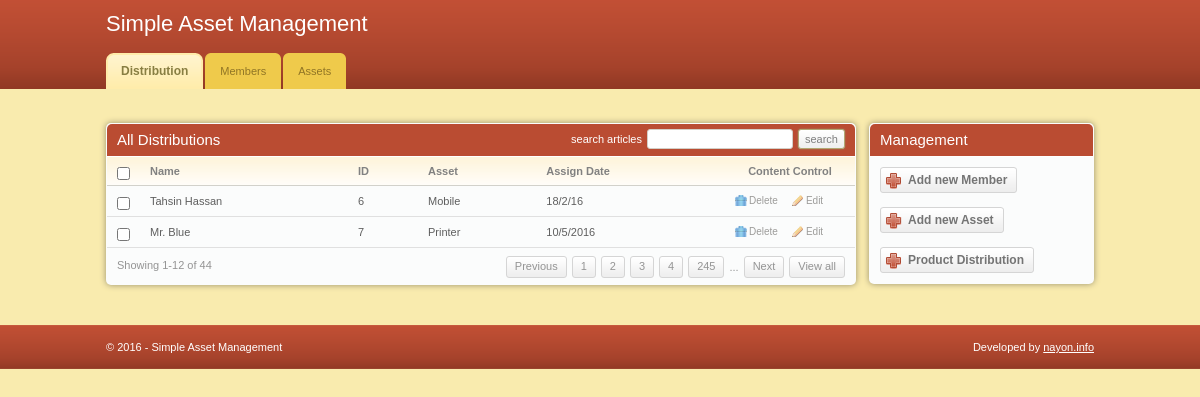
Before: / with the older database file.
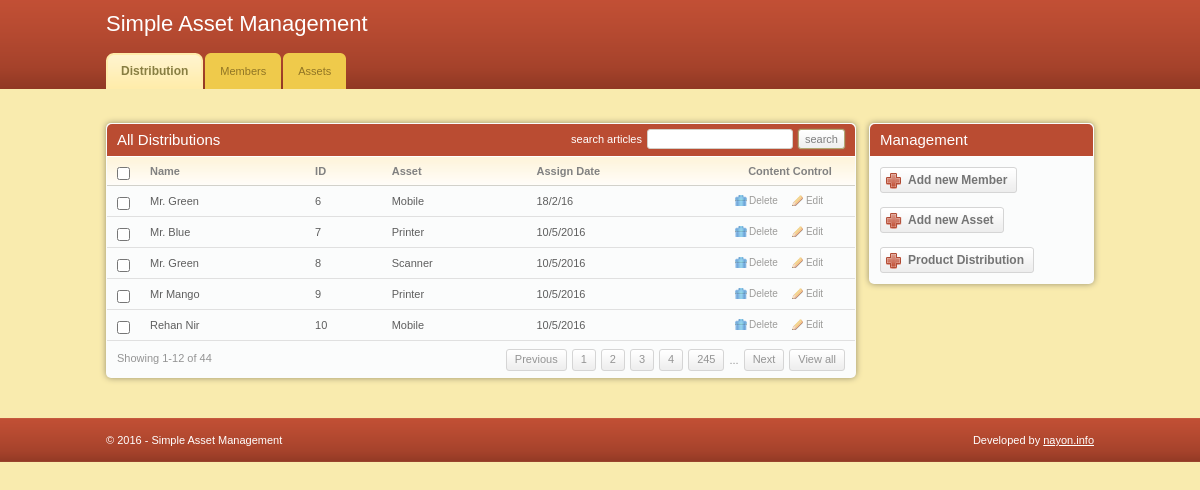
After: the same page with the newer database file.
### assetapp/models.py (models this page shows, shortened)
class Distribution(models.Model):
    member = models.ForeignKey(Member)
    asset = models.ForeignKey(Asset)
    assignment_date = models.CharField(max_length=30)

class Member(models.Model):
    name = models.CharField(max_length=50)
    email = models.EmailField(unique=True)
    phone = models.CharField(max_length=50)
    designation = models.CharField(max_length=50)
    def __str__(self):
        return self.name

class Asset(models.Model):
    name = models.CharField(max_length=50)
    assettype = models.CharField(max_length=50)
    price = models.CharField(max_length=50)
    date = models.CharField(max_length=10)
    def __str__(self):
        return self.name

### assetapp/views.py (the view)
# urls.py: url(r'^$', views.index, name='index'),
def index(request):
    queryset = Distribution.objects.all()
    context = {
        "object_list": queryset
    }
    return render(request, 'assetapp/show_distribution.html', context)

### assetapp/templates/assetapp/show_distribution.html (shortened to what this page needs)
{% extends 'base.html' %}
{% block content %}
<div class="box">
    <div class="box-head">
        <h2 class="left">All Distributions</h2>
        <div class="right">
            <label>search articles</label>
            <input type="text" class="field small-field" />
            <input type="submit" class="button" value="search" />
        </div>
    </div>
    <div class="table">
        <table width="100%" border="0" cellspacing="0" cellpadding="0">
            <tr>
                <th width="13"><input type="checkbox" class="checkbox" /></th>
                <th>Name</th>
                <th>ID</th>
                <th>Asset</th>
                <th>Assign Date</th>
                <th width="110" class="ac">Content Control</th>
            </tr>
             {% for obj in object_list %}
            <tr>
                <td><input type="checkbox" class="checkbox" /></td>
                <td>{{ obj.member }}</td>
                <td>{{ obj.id }}</td>
                <td>{{ obj.asset }}</td>
                <td>{{ obj.assignment_date }}</td>
                <td><a href='{% url "distributiondelete" obj.id %}' class="ico del">Delete</a><a href='{% url "distributionupdate" obj.id %}' class="ico edit">Edit</a></td>
            </tr>
            {% endfor %}
        </table>
        <div class="pagging">
            <div class="left">Showing 1-12 of 44</div>
            <div class="right">
                <a href="#">Previous</a>
                <a href="#">1</a>
                <a href="#">2</a>
                <a href="#">3</a>
                <a href="#">4</a>
                <a href="#">245</a>
                <span>...</span>
                <a href="#">Next</a>
                <a href="#">View all</a>
            </div>
        </div>
    </div>
</div>
{% endblock content %}

### templates/base.html (shortened to what this page needs)
{% load staticfiles %}
<!DOCTYPE html PUBLIC "-//W3C//DTD XHTML 1.0 Transitional//EN" "http://www.w3.org/TR/xhtml1/DTD/xhtml1-transitional.dtd">
<html xmlns="http://www.w3.org/1999/xhtml">
<head>
	<link rel="stylesheet" href="{% static 'assetapp/css/style.css' %}" type="text/css" media="all" />
</head>
<body>
<div id="header">
	<div class="shell">
		<div id="top">
			<h1><a href="#">Simple Asset Management</a></h1>
		</div>
		<div id="navigation">
			<ul>
                <li><a href="{% url 'show_distribution' %}" class="active"><span>Distribution</span></a></li>
			    <li><a href="{% url 'members' %}"><span>Members</span></a></li>
			    <li><a href="{% url 'assets' %}"><span>Assets</span></a></li>
			</ul>
		</div>
	</div>
</div>
<div id="container">
	<div class="shell">
        <br>
		<div id="main">
			<div id="content">
				{% block content %}{% endblock content %}
			</div>
			<div id="sidebar">
				<div class="box">
					<div class="box-head">
						<h2>Management</h2>
					</div>
					<div class="box-content">
						<a href="{% url 'addmembers' %}" class="add-button"><span>Add new Member</span></a>
                        <br>
						<a href="{% url 'addasset' %}" class="add-button"><span>Add new Asset</span></a>
                        <br>
						<a href="{% url 'distribution' %}" class="add-button"><span>Product Distribution</span></a>
					</div>
				</div>
			</div>
		</div>
	</div>
</div>
<div id="footer">
	<div class="shell">
		<span class="left">&copy; 2016 - Simple Asset Management</span>
		<span class="right">
			Developed by <a href="http://nayon.info" target="_blank">nayon.info</a>
		</span>
	</div>
</div>
</body>
</html>

### assetapp/static/assetapp/css/style.css (style rules this page uses)
* { padding:0; margin:0; outline:0; }
body { background:#f9ebae; font-family: Verdana, sans-serif; font-size:11px; line-height:14px; color:#5e5e5e; }
input, textarea, select { font-family: Verdana, sans-serif; font-size:13px; }
.field { border:solid 1px #d3cfc7; background:#fff; padding:5px; }
.small-field { border:solid 1px #d3cfc7; background:#fff; padding:3px 1px; font-size:11px; }
.checkbox { width:13px; height:13px; vertical-align:top; position:relative; top:2px; }
.button { background:#eee url(images/button.gif) repeat-x 0 0; border:solid 1px #b1a874; color:#7f7f7f; font-size:11px; padding:2px 6px 2px 6px; cursor:pointer; line-height:14px !important; }
a { color:#ba4c32; text-decoration: underline; cursor:pointer; }
.left, .alignleft { float:left; display:inline; }
.right, .alignright { float:right; display:inline; }
.ac { text-align: center !important; }
h1 { font-size:22px; line-height:24px; color:#fff; font-weight: normal; }
h1 a { color:#fff; text-decoration: none; }
h2 { font-size:15px; font-weight: normal; }
.shell { width:988px; margin:0 auto; }
#header { height:89px; background:url(images/header.gif); white-space:nowrap; }
#header h1 { float:left; display:inline; padding-top:12px; }
#top { height:53px; }
#navigation { height:36px; }
#navigation ul { list-style-type: none; }
#navigation ul li { float:left; display:inline; margin-right:2px; }
#navigation ul li a, #navigation ul li a span { float:left; height:36px; background:url(images/tab.gif) no-repeat 0 0; padding:0 0 0 15px; }
#navigation ul li a span { background-position:right 0; padding:0 15px 0 0; }
#navigation ul li a { line-height:36px; color:#907525; text-decoration: none; }
#navigation ul li a.active, #navigation ul li a:hover { background-position:0 bottom; }
#navigation ul li a.active span, #navigation ul li a:hover span { background-position:right bottom; }
#navigation ul li a.active { font-size:12px; font-weight: bold; color:#887e42; }
#container { padding:20px 0; }
#content { float:left; width:750px; }
#sidebar { float:right; width:225px; }
.table th { background:#fffdfa url(images/th.gif) repeat-x 0 0; color:#818181; text-align: left; padding:7px 10px; border-bottom:solid 1px #d2d1cb; }
.table td { background:#fbfcfc; border-bottom:solid 1px #e0e0e0; padding:8px 10px; }
.box { background:#fbfcfc; height:100%; padding:1px; margin-bottom:20px; }
.box-head { background:#ba4c32; height:32px; color:#fff; padding: 0 10px; line-height:32px; white-space:nowrap; border-bottom:solid 1px #fff; }
.box-head .right { padding-top:5px; line-height:13px; }
.box-head .right label, .box-head .right input { float:left; }
.box-head .right label { padding:4px 0 0 0; }
.box-head .right input { margin-left:5px; }
.pagging { height:20px; padding:8px 10px; line-height:19px; color:#949494; }
.pagging a { background:url(images/pagging.gif) repeat-x 0 0; height:20px; float:left; padding:0 8px; border:solid 1px #d5d5d5; text-decoration: none; color:#949494; margin-left:5px; }
.pagging span { float:left; margin-left:5px; padding-top:2px; }
a.ico { color:#9d9c9a; font-size:10px; text-decoration: none; padding:0 0 0 14px; background-repeat:no-repeat; background-position:0 0; }
a.del { background-image:url(images/del.gif) }
a.edit { background-image:url(images/edit.gif); margin-left:14px; }
.box-content { padding:10px; }
.add-button, .add-button span { float:left; height:26px; background:url(images/add-button.gif) no-repeat 0 0; padding:0 0 0 28px; }
.add-button span { background-position:right 0; padding:0 10px 0 0; }
.add-button { font-weight: bold; font-size:12px; color:#747474; text-decoration: none; line-height:26px; }
#footer { height:44px; background:url(images/footer.gif); line-height:44px; color:#fff; }
#footer a { color:#fff; }
.box { -moz-border-radius:5px; -webkit-border-radius:5px; -moz-box-shadow: 0 0 6px #978f6c; -webkit-box-shadow: 0 0 6px #978f6c; }
.box-head { -moz-border-radius-topleft:5px; -moz-border-radius-topright:5px; -webkit-border-top-left-radius:5px; -webkit-border-top-right-radius:5px; }
.field, .button { -moz-border-radius:4px; -webkit-border-radius:4px; }
.small-field, .button, .pagging a { -moz-border-radius:3px; -webkit-border-radius:3px; }
.button { -moz-box-shadow: 0 0 2px #978f6c; -webkit-box-shadow: 0 0 2px #978f6c; }

Changed rows visible on the page:
changed through a linked row, Distribution id 6: member "Tahsin Hassan" → "Mr. Green"
added Distribution: member "Mr. Green", id "8", asset "Scanner", assignment_date "10/5/2016"
added Distribution: member "Mr Mango", id "9", asset "Printer", assignment_date "10/5/2016"
added Distribution: member "Rehan Nir", id "10", asset "Mobile", assignment_date "10/5/2016"
